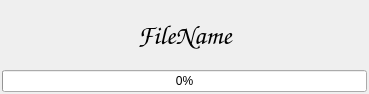
<?xml version="1.0" encoding="UTF-8"?>
<ui version="4.0">
 <class>FileTransferProgress</class>
 <widget class="QWidget" name="FileTransferProgress">
  <property name="geometry">
   <rect>
    <x>0</x>
    <y>0</y>
    <width>369</width>
    <height>94</height>
   </rect>
  </property>
  <property name="sizePolicy">
   <sizepolicy hsizetype="Fixed" vsizetype="Fixed">
    <horstretch>0</horstretch>
    <verstretch>0</verstretch>
   </sizepolicy>
  </property>
  <property name="windowTitle">
   <string>Stream Transfer Progress</string>
  </property>
  <layout class="QVBoxLayout" name="verticalLayout">
   <property name="spacing">
    <number>2</number>
   </property>
   <property name="leftMargin">
    <number>2</number>
   </property>
   <property name="topMargin">
    <number>2</number>
   </property>
   <property name="rightMargin">
    <number>2</number>
   </property>
   <property name="bottomMargin">
    <number>2</number>
   </property>
   <item>
    <widget class="QLabel" name="label">
     <property name="font">
      <font>
       <family>Comic Sans MS</family>
       <pointsize>20</pointsize>
      </font>
     </property>
     <property name="text">
      <string>FileName</string>
     </property>
     <property name="alignment">
      <set>Qt::AlignCenter</set>
     </property>
    </widget>
   </item>
   <item>
    <widget class="QProgressBar" name="TransferProgress">
     <property name="value">
      <number>0</number>
     </property>
     <property name="textDirection">
      <enum>QProgressBar::TopToBottom</enum>
     </property>
    </widget>
   </item>
  </layout>
 </widget>
 <resources/>
 <connections/>
</ui>
